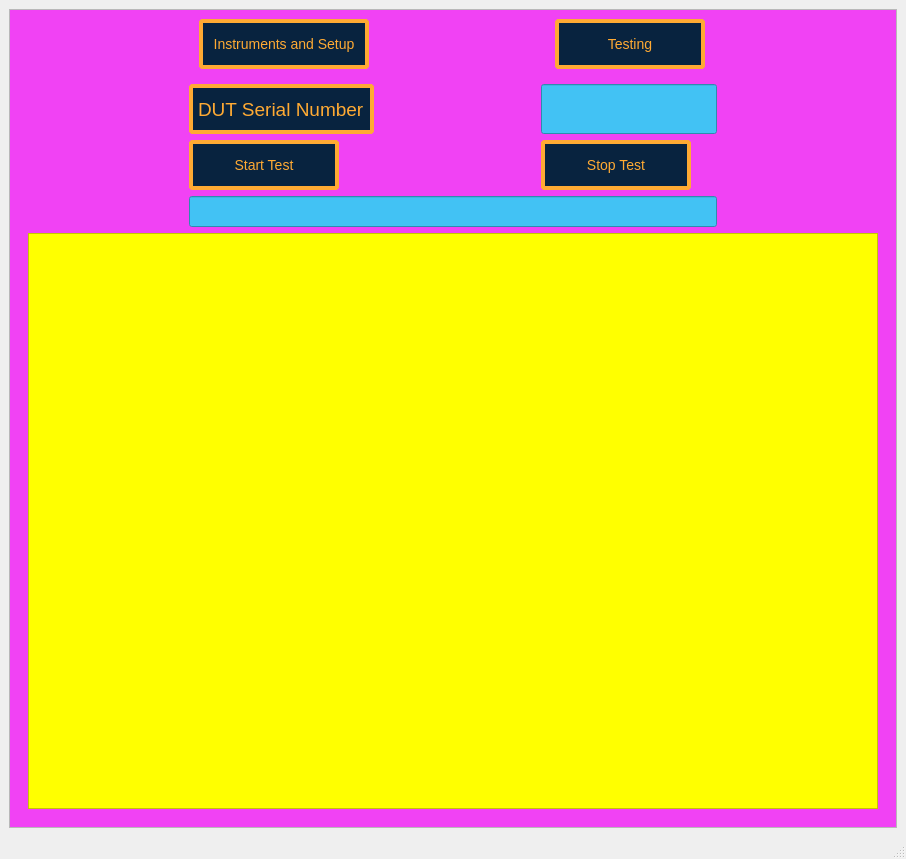
<?xml version="1.0" encoding="UTF-8"?>
<ui version="4.0">
 <class>MainWindow</class>
 <widget class="QMainWindow" name="MainWindow">
  <property name="geometry">
   <rect>
    <x>0</x>
    <y>0</y>
    <width>906</width>
    <height>859</height>
   </rect>
  </property>
  <property name="sizePolicy">
   <sizepolicy hsizetype="Preferred" vsizetype="Preferred">
    <horstretch>0</horstretch>
    <verstretch>0</verstretch>
   </sizepolicy>
  </property>
  <property name="minimumSize">
   <size>
    <width>400</width>
    <height>400</height>
   </size>
  </property>
  <property name="windowTitle">
   <string>MainWindow</string>
  </property>
  <widget class="QWidget" name="centralwidget">
   <layout class="QGridLayout" name="gridLayout">
    <item row="0" column="0">
     <widget class="QScrollArea" name="scrollArea">
      <property name="styleSheet">
       <string notr="true">		QAbtractScrollArea {
			background-color: green;
}</string>
      </property>
      <property name="widgetResizable">
       <bool>true</bool>
      </property>
      <widget class="QWidget" name="scrollAreaWidgetContents">
       <property name="geometry">
        <rect>
         <x>0</x>
         <y>0</y>
         <width>886</width>
         <height>798</height>
        </rect>
       </property>
       <property name="styleSheet">
        <string notr="true">    		QWidget {
			background-color: #f142f4

		}    
	QLCDNumber {
            background-color : #08233F;
            color : #FFAA33;
            border: 2px solid #FFBB33;
            margin: 2px;       
        
        }
        QLabel {
            background-color : #08233F;
            color : #FFAA33;
            border-radius: 4px;
            border: 4px solid #FFAA33;
			font-size: 14pt;
			qproperty-alignment: AlignCenter;
        }
	
		QLineEdit {
		    background-color : #42C2F4;
            color : #1c030d;
			font-size: 14pt
		
		}

	   QPushButton:checked {
            background-color : #42C2F4;
            color : #1c030d;
            border-radius: 4px;
            border: 4px solid #FFAA33;
			font-size: 14px
		}

	   QPushButton {
            background-color : #08233F;
            color : #FFAA33;
            border-radius: 4px;
            border: 4px solid #FFAA33;
			font-size: 14px
		}

	QTableView{

alternate-background-color: #42c2f4;
background: yellow;
}

</string>
       </property>
       <layout class="QGridLayout" name="gridLayout_2">
        <item row="1" column="0">
         <widget class="QStackedWidget" name="stackedWidget">
          <property name="currentIndex">
           <number>0</number>
          </property>
          <widget class="QWidget" name="TestingPage">
           <layout class="QGridLayout" name="gridLayout_4">
            <item row="0" column="0">
             <layout class="QGridLayout" name="gridLayout_3">
              <item row="3" column="0" colspan="2">
               <widget class="QLineEdit" name="TestInfoLineEdit"/>
              </item>
              <item row="2" column="1">
               <widget class="QPushButton" name="StopTestButton">
                <property name="sizePolicy">
                 <sizepolicy hsizetype="Preferred" vsizetype="Preferred">
                  <horstretch>0</horstretch>
                  <verstretch>0</verstretch>
                 </sizepolicy>
                </property>
                <property name="minimumSize">
                 <size>
                  <width>50</width>
                  <height>50</height>
                 </size>
                </property>
                <property name="maximumSize">
                 <size>
                  <width>150</width>
                  <height>150</height>
                 </size>
                </property>
                <property name="text">
                 <string>Stop Test</string>
                </property>
               </widget>
              </item>
              <item row="0" column="1">
               <widget class="QLineEdit" name="DUTSerialNumberLineEdit">
                <property name="sizePolicy">
                 <sizepolicy hsizetype="Preferred" vsizetype="Preferred">
                  <horstretch>0</horstretch>
                  <verstretch>0</verstretch>
                 </sizepolicy>
                </property>
                <property name="minimumSize">
                 <size>
                  <width>100</width>
                  <height>50</height>
                 </size>
                </property>
                <property name="maximumSize">
                 <size>
                  <width>200</width>
                  <height>100</height>
                 </size>
                </property>
                <property name="font">
                 <font>
                  <pointsize>14</pointsize>
                 </font>
                </property>
               </widget>
              </item>
              <item row="2" column="0">
               <widget class="QPushButton" name="StartTestButton">
                <property name="sizePolicy">
                 <sizepolicy hsizetype="Preferred" vsizetype="Preferred">
                  <horstretch>0</horstretch>
                  <verstretch>0</verstretch>
                 </sizepolicy>
                </property>
                <property name="minimumSize">
                 <size>
                  <width>50</width>
                  <height>50</height>
                 </size>
                </property>
                <property name="maximumSize">
                 <size>
                  <width>150</width>
                  <height>100</height>
                 </size>
                </property>
                <property name="text">
                 <string>Start Test</string>
                </property>
               </widget>
              </item>
              <item row="0" column="0">
               <widget class="QLabel" name="label_5">
                <property name="minimumSize">
                 <size>
                  <width>0</width>
                  <height>50</height>
                 </size>
                </property>
                <property name="maximumSize">
                 <size>
                  <width>200</width>
                  <height>100</height>
                 </size>
                </property>
                <property name="text">
                 <string>DUT Serial Number</string>
                </property>
               </widget>
              </item>
             </layout>
            </item>
            <item row="1" column="0">
             <widget class="QTableView" name="tableView">
              <property name="alternatingRowColors">
               <bool>true</bool>
              </property>
             </widget>
            </item>
           </layout>
          </widget>
          <widget class="QWidget" name="InstrumentPage">
           <layout class="QGridLayout" name="gridLayout_6">
            <item row="2" column="0">
             <layout class="QGridLayout" name="gridLayout_5">
              <item row="2" column="1">
               <widget class="QLabel" name="label_2">
                <property name="maximumSize">
                 <size>
                  <width>16777215</width>
                  <height>150</height>
                 </size>
                </property>
                <property name="text">
                 <string>Instek PSW80-13.5</string>
                </property>
               </widget>
              </item>
              <item row="3" column="1">
               <widget class="QLabel" name="label_4">
                <property name="maximumSize">
                 <size>
                  <width>16777215</width>
                  <height>150</height>
                 </size>
                </property>
                <property name="text">
                 <string>Keysight 34972A</string>
                </property>
               </widget>
              </item>
              <item row="4" column="1">
               <widget class="QLabel" name="label_3">
                <property name="maximumSize">
                 <size>
                  <width>16777215</width>
                  <height>150</height>
                 </size>
                </property>
                <property name="text">
                 <string>Instek PSW800-1.44</string>
                </property>
               </widget>
              </item>
              <item row="0" column="1">
               <widget class="QPushButton" name="PSW80ConnectButton">
                <property name="enabled">
                 <bool>true</bool>
                </property>
                <property name="sizePolicy">
                 <sizepolicy hsizetype="Preferred" vsizetype="Preferred">
                  <horstretch>0</horstretch>
                  <verstretch>0</verstretch>
                 </sizepolicy>
                </property>
                <property name="maximumSize">
                 <size>
                  <width>100</width>
                  <height>100</height>
                 </size>
                </property>
                <property name="toolTip">
                 <string extracomment="Enter Serial Number First"/>
                </property>
                <property name="text">
                 <string>Connect</string>
                </property>
                <property name="default">
                 <bool>false</bool>
                </property>
                <property name="flat">
                 <bool>false</bool>
                </property>
               </widget>
              </item>
              <item row="2" column="2">
               <widget class="QLineEdit" name="PSW80LineEdit">
                <property name="sizePolicy">
                 <sizepolicy hsizetype="Expanding" vsizetype="Preferred">
                  <horstretch>0</horstretch>
                  <verstretch>0</verstretch>
                 </sizepolicy>
                </property>
                <property name="maximumSize">
                 <size>
                  <width>16777215</width>
                  <height>50</height>
                 </size>
                </property>
                <property name="readOnly">
                 <bool>true</bool>
                </property>
               </widget>
              </item>
              <item row="4" column="2">
               <widget class="QLineEdit" name="PSW800LineEdit">
                <property name="sizePolicy">
                 <sizepolicy hsizetype="Expanding" vsizetype="Preferred">
                  <horstretch>0</horstretch>
                  <verstretch>0</verstretch>
                 </sizepolicy>
                </property>
                <property name="maximumSize">
                 <size>
                  <width>16777215</width>
                  <height>50</height>
                 </size>
                </property>
                <property name="readOnly">
                 <bool>true</bool>
                </property>
               </widget>
              </item>
              <item row="3" column="2">
               <widget class="QLineEdit" name="KeysightLineEdit">
                <property name="sizePolicy">
                 <sizepolicy hsizetype="Expanding" vsizetype="Preferred">
                  <horstretch>0</horstretch>
                  <verstretch>0</verstretch>
                 </sizepolicy>
                </property>
                <property name="maximumSize">
                 <size>
                  <width>16777215</width>
                  <height>50</height>
                 </size>
                </property>
                <property name="readOnly">
                 <bool>true</bool>
                </property>
               </widget>
              </item>
              <item row="0" column="2">
               <widget class="QPushButton" name="RefreshButton">
                <property name="sizePolicy">
                 <sizepolicy hsizetype="Preferred" vsizetype="Preferred">
                  <horstretch>0</horstretch>
                  <verstretch>0</verstretch>
                 </sizepolicy>
                </property>
                <property name="maximumSize">
                 <size>
                  <width>100</width>
                  <height>100</height>
                 </size>
                </property>
                <property name="text">
                 <string>Refresh</string>
                </property>
               </widget>
              </item>
              <item row="1" column="2">
               <widget class="QLineEdit" name="ConfigFileLineEdit">
                <property name="sizePolicy">
                 <sizepolicy hsizetype="Expanding" vsizetype="Preferred">
                  <horstretch>0</horstretch>
                  <verstretch>0</verstretch>
                 </sizepolicy>
                </property>
                <property name="maximumSize">
                 <size>
                  <width>16777215</width>
                  <height>50</height>
                 </size>
                </property>
               </widget>
              </item>
              <item row="1" column="1">
               <widget class="QPushButton" name="ConfigFileSelectButton">
                <property name="sizePolicy">
                 <sizepolicy hsizetype="Preferred" vsizetype="Preferred">
                  <horstretch>0</horstretch>
                  <verstretch>0</verstretch>
                 </sizepolicy>
                </property>
                <property name="text">
                 <string>Config File</string>
                </property>
               </widget>
              </item>
             </layout>
            </item>
           </layout>
          </widget>
         </widget>
        </item>
        <item row="0" column="0">
         <layout class="QHBoxLayout" name="horizontalLayout">
          <item>
           <widget class="QPushButton" name="InstrumentsPageButton">
            <property name="sizePolicy">
             <sizepolicy hsizetype="Preferred" vsizetype="Preferred">
              <horstretch>0</horstretch>
              <verstretch>0</verstretch>
             </sizepolicy>
            </property>
            <property name="minimumSize">
             <size>
              <width>0</width>
              <height>50</height>
             </size>
            </property>
            <property name="maximumSize">
             <size>
              <width>170</width>
              <height>16777215</height>
             </size>
            </property>
            <property name="text">
             <string>Instruments and Setup</string>
            </property>
            <property name="checkable">
             <bool>true</bool>
            </property>
           </widget>
          </item>
          <item>
           <widget class="QPushButton" name="TestingPageButton">
            <property name="sizePolicy">
             <sizepolicy hsizetype="Preferred" vsizetype="Preferred">
              <horstretch>0</horstretch>
              <verstretch>0</verstretch>
             </sizepolicy>
            </property>
            <property name="minimumSize">
             <size>
              <width>0</width>
              <height>50</height>
             </size>
            </property>
            <property name="maximumSize">
             <size>
              <width>150</width>
              <height>16777215</height>
             </size>
            </property>
            <property name="text">
             <string>Testing</string>
            </property>
            <property name="checkable">
             <bool>true</bool>
            </property>
           </widget>
          </item>
         </layout>
        </item>
       </layout>
      </widget>
     </widget>
    </item>
   </layout>
  </widget>
  <widget class="QMenuBar" name="menubar">
   <property name="geometry">
    <rect>
     <x>0</x>
     <y>0</y>
     <width>906</width>
     <height>21</height>
    </rect>
   </property>
  </widget>
  <widget class="QStatusBar" name="statusbar"/>
 </widget>
 <resources/>
 <connections>
  <connection>
   <sender>InstrumentsPageButton</sender>
   <signal>clicked()</signal>
   <receiver>stackedWidget</receiver>
   <slot>setFocus()</slot>
   <hints>
    <hint type="sourcelabel">
     <x>330</x>
     <y>65</y>
    </hint>
    <hint type="destinationlabel">
     <x>526</x>
     <y>487</y>
    </hint>
   </hints>
  </connection>
 </connections>
</ui>
